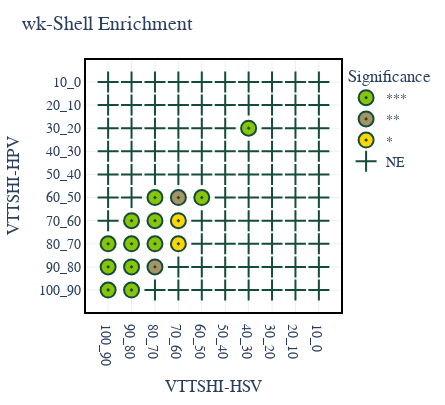

The notebook cell this image was saved under:
### Code cell
import plotly.express as px
fig = px.scatter(df_gseapy, x="Target", y="Source", color="Significance", symbol = "Significance", 
                category_orders={"Target": ['10_0', '20_10', '30_20', '40_30', '50_40', 
                                            '60_50', '70_60', '80_70', '90_80', '100_90'][::-1]
                                 ,
                                 "Source": ['10_0', '20_10', '30_20', '40_30', '50_40', 
                                            '60_50', '70_60', '80_70', '90_80', '100_90'],
                                 "Significance" : ['***', "**", "*", "NC"],},
                 color_discrete_map={'***' : "#88C408", '**' : "#A69363", '*': "#FFD602", "NE": "#808285"},
                 
                 symbol_map ={'***' : 200, '**' : 200, '*': 200, "NE": 33},
                 template="plotly_white",)

fig.update_traces(marker=dict(size=15, line=dict(width=2, color='#144B39')), selector=dict(mode='markers'))
fig.update_xaxes(showline=True, linewidth=2, linecolor='black', mirror=True)
fig.update_yaxes(showline=True, linewidth=2, linecolor='black', mirror=True)

fig.update_layout(title=f"wk-Shell Enrichment", autosize=False, width=445, height=405, plot_bgcolor='rgba(0,0,0,0)', xaxis=dict(title="VTTSHI-HSV"), yaxis=dict(title="VTTSHI-HPV"), font=dict(family="Arial", size=14,))
    
Path("Images").mkdir(parents=True, exist_ok=True)
fig.write_image("Images/Enrichment_dot.svg")
fig.write_image("Images/Enrichment_dot.png", scale=2)
fig.write_image("Images/Enrichment_dot.pdf")

fig.show()

### Figure 1 — Plotly figure (JSON) as saved in the notebook; plotly's stock layout.template omitted (floating-point values rounded to 4 significant figures)
{"data": [{"hovertemplate": "Significance=***<br>Target=%{x}<br>Source=%{y}<extra></extra>", "legendgroup": "***", "marker": {"color": "#88C408", "line": {"color": "#144B39", "width": 2}, "size": 15, "symbol": 200}, "mode": "markers", "name": "***", "orientation": "v", "showlegend": true, "type": "scatter", "x": ["100_90", "90_80", "100_90", "90_80", "100_90", "80_70", "90_80", "80_70", "90_80", "60_50", "80_70", "40_30"], "xaxis": "x", "y": ["100_90", "100_90", "90_80", "90_80", "80_70", "80_70", "80_70", "70_60", "70_60", "60_50", "60_50", "30_20"], "yaxis": "y"}, {"hovertemplate": "Significance=**<br>Target=%{x}<br>Source=%{y}<extra></extra>", "legendgroup": "**", "marker": {"color": "#A69363", "line": {"color": "#144B39", "width": 2}, "size": 15, "symbol": 200}, "mode": "markers", "name": "**", "orientation": "v", "showlegend": true, "type": "scatter", "x": ["80_70", "70_60"], "xaxis": "x", "y": ["90_80", "60_50"], "yaxis": "y"}, {"hovertemplate": "Significance=*<br>Target=%{x}<br>Source=%{y}<extra></extra>", "legendgroup": "*", "marker": {"color": "#FFD602", "line": {"color": "#144B39", "width": 2}, "size": 15, "symbol": 200}, "mode": "markers", "name": "*", "orientation": "v", "showlegend": true, "type": "scatter", "x": ["70_60", "70_60"], "xaxis": "x", "y": ["80_70", "70_60"], "yaxis": "y"}, {"hovertemplate": "Significance=NE<br>Target=%{x}<br>Source=%{y}<extra></extra>", "legendgroup": "NE", "marker": {"color": "#808285", "line": {"color": "#144B39", "width": 2}, "size": 15, "symbol": 33}, "mode": "markers", "name": "NE", "orientation": "v", "showlegend": true, "type": "scatter", "x": ["10_0", "20_10", "30_20", "40_30", "50_40", "60_50", "70_60", "80_70", "10_0", "20_10", "30_20", "40_30", "50_40", "60_50", "70_60", "10_0", "20_10", "30_20", "40_30", "50_40", "60_50", "100_90", "10_0", "20_10", "30_20", "40_30", "50_40", "60_50", "100_90", "10_0", "20_10", "30_20", "40_30", "50_40", "90_80", "100_90", "10_0", "20_10", "30_20", "40_30", "50_40", "60_50", "70_60", "80_70", "90_80", "100_90", "10_0", "20_10", "30_20", "40_30", "50_40", "60_50", "70_60", "80_70", "90_80", "100_90", "10_0", "20_10", "30_20", "50_40", "60_50", "70_60", "80_70", "90_80", "100_90", "10_0", "20_10", "30_20", "40_30", "50_40", "60_50", "70_60", "80_70", "90_80", "100_90", "10_0", "20_10", "30_20", "40_30", "50_40", "60_50", "70_60", "80_70", "90_80"], "xaxis": "x", "y": ["100_90", "100_90", "100_90", "100_90", "100_90", "100_90", "100_90", "100_90", "90_80", "90_80", "90_80", "90_80", "90_80", "90_80", "90_80", "80_70", "80_70", "80_70", "80_70", "80_70", "80_70", "70_60", "70_60", "70_60", "70_60", "70_60", "70_60", "70_60", "60_50", "60_50", "60_50", "60_50", "60_50", "60_50", "60_50", "50_40", "50_40", "50_40", "50_40", "50_40", "50_40", "50_40", "50_40", "50_40", "50_40", "40_30", "40_30", "40_30", "40_30", "40_30", "40_30", "40_30", "40_30", "40_30", "40_30", "30_20", "30_20", "30_20", "30_20", "30_20", "30_20", "30_20", "30_20", "30_20", "20_10", "20_10", "20_10", "20_10", "20_10", "20_10", "20_10", "20_10", "20_10", "20_10", "10_0", "10_0", "10_0", "10_0", "10_0", "10_0", "10_0", "10_0", "10_0", "10_0"], "yaxis": "y"}], "layout": {"autosize": false, "font": {"family": "Arial", "size": 14}, "height": 405, "legend": {"title": {"text": "Significance"}, "tracegroupgap": 0}, "margin": {"t": 60}, "plot_bgcolor": "rgba(0, 0, 0, 0)", "title": {"text": "wk-Shell Enrichment"}, "width": 445, "xaxis": {"anchor": "y", "autorange": true, "categoryarray": ["100_90", "90_80", "80_70", "70_60", "60_50", "50_40", "40_30", "30_20", "20_10", "10_0"], "categoryorder": "array", "domain": [0, 1], "linecolor": "black", "linewidth": 2, "mirror": true, "range": [-0.9731, 9.973], "showline": true, "title": {"text": "VTTSHI-HSV"}, "type": "category"}, "yaxis": {"anchor": "x", "autorange": true, "categoryarray": ["100_90", "90_80", "80_70", "70_60", "60_50", "50_40", "40_30", "30_20", "20_10", "10_0"], "categoryorder": "array", "domain": [0, 1], "linecolor": "black", "linewidth": 2, "mirror": true, "range": [-0.9606, 9.961], "showline": true, "title": {"text": "VTTSHI-HPV"}, "type": "category"}}}
